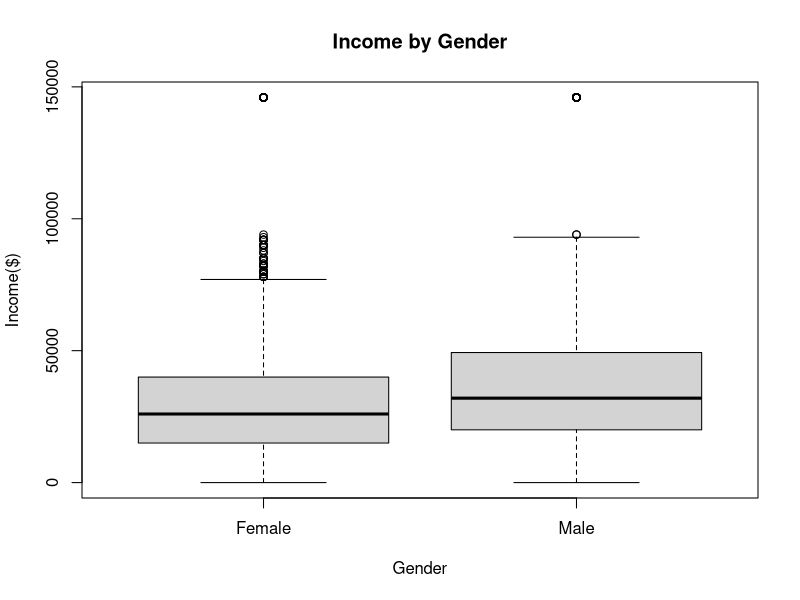
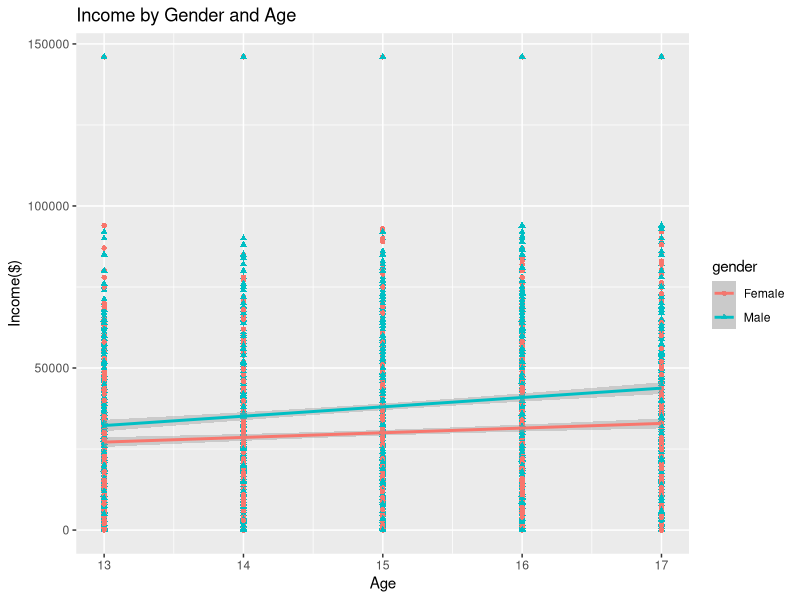
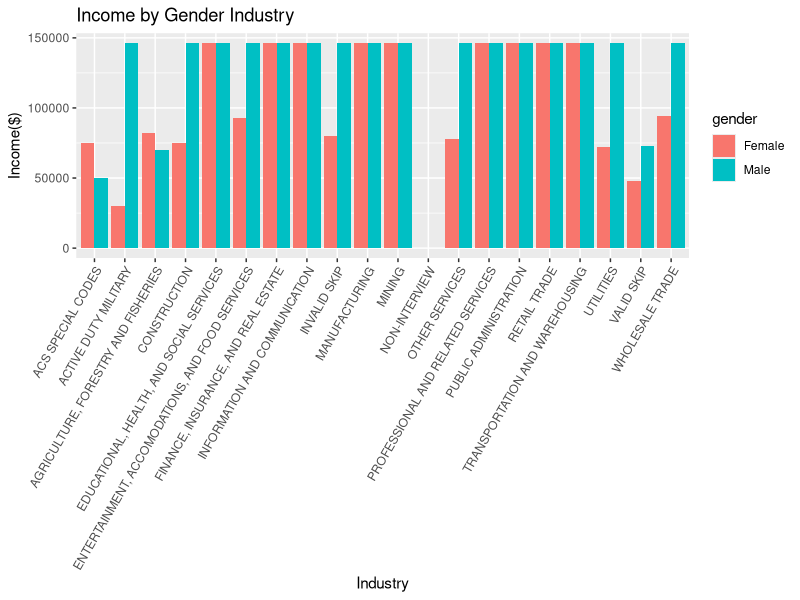
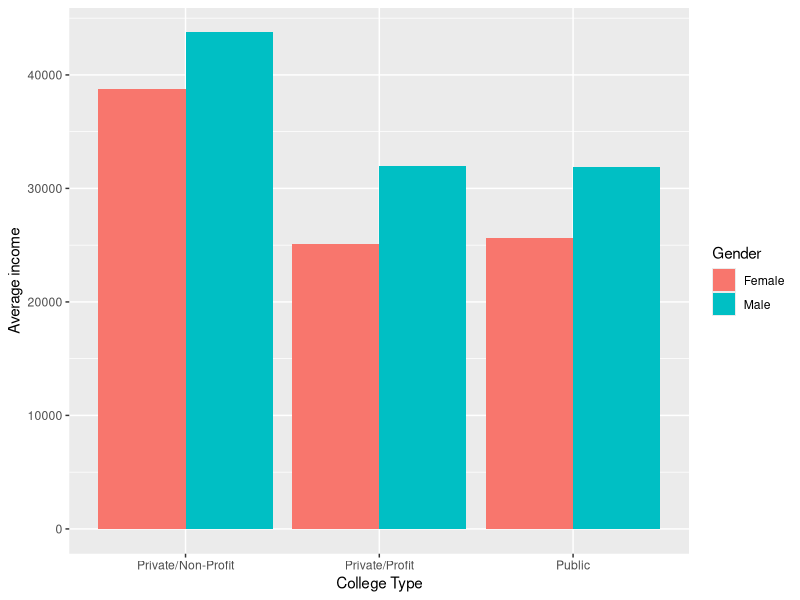

These figures' R source, in order: (Note: this script raises an error after producing the figures.)
## ---- chunk 1
survey.data <- read.csv("nlsy97_income/nlsy97_income.csv")

#Data-Dictionary
data.desc <- read.csv("nlsy97_income_variable names.csv")

sample.survey.data <- subset(survey.data, select=colnames(survey.data)[1:3])
head(sample.survey.data, 4)
## ---- chunk 2
colnames(survey.data) <- data.desc$New.Name
sample.survey.data <- subset(survey.data, select=colnames(survey.data)[1:3])
head(sample.survey.data, 4)

str(survey.data)
## ---- chunk 3
multivariate.list <- c("gender", "household.size", "race", "spouse.income.last.year", "industry", "income", "gross.family.income", "college.type", "bdate.year")

survey.data <- subset(survey.data, select=multivariate.list)

str(survey.data)
summary(survey.data)
## ---- chunk 4
library(plyr)
survey.data <- transform(survey.data, gender = as.factor(mapvalues(gender, c(1,2,0), c("Male","Female", "No Information"))), race = as.factor(mapvalues(race, c(1,2,3,4), c("Black", "Hispanic","Mixed Race (Non-Hispanic)", "Non-Black /Non-Hispanic"))), college.type = as.factor(mapvalues(college.type,c(1,2,3, -3, -4, -5), c("Public", "Private/Non-Profit", "Private/Profit", "Invalid Skip", "Valid Skip", "Non-Interview"))))

unique(survey.data$race)
unique(survey.data$gender)
unique(survey.data$college.type)

str(survey.data)
## ---- chunk 5
#convert integer intervals into Categorical refrences
survey.data$industry[survey.data$industry %in% 170:290] <- "AGRICULTURE, FORESTRY AND FISHERIES"
survey.data$industry[survey.data$industry %in% 370:490] <- "MINING"
survey.data$industry[survey.data$industry %in% 570:690] <- "UTILITIES"
survey.data$industry[survey.data$industry == 770] <- "CONSTRUCTION"
survey.data$industry[survey.data$industry %in% 1070:3990] <- "MANUFACTURING"
survey.data$industry[survey.data$industry %in% 4070:4590] <- "WHOLESALE TRADE"
survey.data$industry[survey.data$industry %in% 4670:5790] <- "RETAIL TRADE"
survey.data$industry[survey.data$industry %in% 5890] <- "ARTS, ENTERTAINMENT AND RECREATIONAL SERVICES"
survey.data$industry[survey.data$industry %in% 6070:6390] <- "TRANSPORTATION AND WAREHOUSING"
survey.data$industry[survey.data$industry %in% 6470:6780] <- "INFORMATION AND COMMUNICATION"
survey.data$industry[survey.data$industry %in% 6870:7190] <- "FINANCE, INSURANCE, AND REAL ESTATE"
survey.data$industry[survey.data$industry %in% 7270:7790] <- "PROFESSIONAL AND RELATED SERVICES"
survey.data$industry[survey.data$industry %in% 7860:8470] <- "EDUCATIONAL, HEALTH, AND SOCIAL SERVICES"
survey.data$industry[survey.data$industry %in% 8560:8690] <- "ENTERTAINMENT, ACCOMODATIONS, AND FOOD SERVICES"
survey.data$industry[survey.data$industry %in% 8770:9290] <- "OTHER SERVICES"
survey.data$industry[survey.data$industry %in% 9370:9590] <- "PUBLIC ADMINISTRATION"
survey.data$industry[survey.data$industry %in% 9670:9890] <- "ACTIVE DUTY MILITARY"
survey.data$industry[survey.data$industry %in% 9950:9990] <- "ACS SPECIAL CODES"
unique(survey.data$industry)

#convert negative integers references to meaningful references from the data-dictionary
survey.data <- transform(survey.data, industry = as.factor(mapvalues(industry, c("-3","-4","-5"), c("INVALID SKIP","VALID SKIP", "NON-INTERVIEW"))))
## ---- chunk 6
negative.to.na <- c("household.size", "spouse.income.last.year", "gross.family.income", "income")
for(i in 1:length(negative.to.na)){
  variate <- negative.to.na[i]
  survey.data[[variate]][which(survey.data[[variate]] < 0)] <- NA
}
## ---- chunk 7
  top.coded.variates <- c("spouse.income.last.year", "gross.family.income", "income")

  for(i in 1:length(top.coded.variates)){
    variate <- top.coded.variates[i]
    temp_data <- survey.data[!is.na(survey.data[[variate]]), ]
    topcoded.temp.data <- temp_data[temp_data[[variate]] == quantile(temp_data[[variate]], probs = c(0.98), na.rm = TRUE),]
    summary.top <- summary(topcoded.temp.data[[variate]])
    print(variate)
    print(summary.top)
  }
## ---- chunk 8
  library(ggplot2)

  topcoded.temp.data <- temp_data[temp_data$income == quantile(temp_data$income, probs = c(0.98), na.rm = TRUE),]

 tapply(topcoded.temp.data$income, topcoded.temp.data$gender, sum)

 with(survey.data, plot(gender, income, 
                   main = "Income by Gender", 
                   xlab = "Gender", 
                   ylab = "Income($)"))

  survey.data <- transform(survey.data, age = 1997 - survey.data$bdate.year)
 
  ggplot(survey.data, aes(x=age, y=income, shape=gender, color=gender)) + 
  geom_point() + # Adds points (scatterplot)
  geom_smooth(method = "lm") + # Adds regression lines
  ylab("Income($)") + # Changes y-axis label
  xlab("Age") + # Changes x-axis label
  ggtitle("Income by Gender and Age") # Changes plot title

## ---- chunk 9
  ggplot(survey.data, aes(y=income, x=industry, fill=gender)) + geom_bar(position="dodge", stat="identity") + theme(axis.text.x = element_text(angle = 60, vjust = 1, hjust = 1)) + ylab("Income($)") + xlab("Industry") + ggtitle("Income by Gender Industry")
    
  
  aggregate(income ~ gender + industry, FUN=function(x){round(mean(x), 0)}, data=survey.data)

## ---- chunk 10
  library(MASS)
  library(reshape2)
  with(survey.data, tapply(income, INDEX = list(college.type, gender), FUN = function(x){mean(x, na.rm = TRUE)}))

  education.summary <- with(survey.data, aggregate(income ~ gender + college.type, FUN = function(x){mean(x, na.rm = TRUE)}))
  
  education.summary <- education.summary[which(education.summary$college.type %in% c("Private/Non-Profit", "Private/Profit", "Public")),]
  
  
  education.summary.plot <- ggplot(data = education.summary, aes(y = income, x = college.type, fill = gender)) 
  education.summary.plot + geom_bar(stat = "identity", position = "dodge") +
  ylab("Average income") + 
  xlab("College Type") +
  guides(fill = guide_legend(title = "Gender"))
  
## ---- chunk 11

  
  
  
qplot(income,household.size,data = survey.data, color = gender, facets = gender)
ggplot(survey.data, aes(x=household.size, y=income, shape=gender, color=gender)) + 
  geom_point() + # Adds points (scatterplot)
  geom_smooth(method = "lm") + # Adds regression lines
  ylab("Income") + # Changes y-axis label
  xlab("HouseHold Size") + # Changes x-axis label
  ggtitle("Income with Gender and Size of the Household") # Changes plot title  

## ---- chunk 12
race.pay.gap <- ddply(survey.data, ~ race, summarize, mean.gap = mean(income[gender == "Male"], na.rm = TRUE) - mean(income[gender == "Female"], na.rm = T), median.gap = median(income[gender == "Male"], na.rm = TRUE) - median(income[gender == "Female"], na.rm = T))






